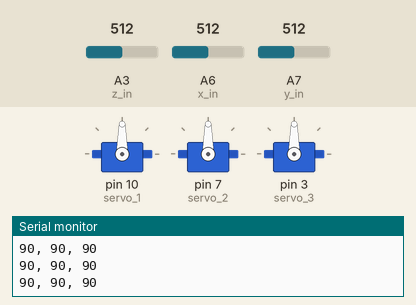
The sketch below on a simulated Arduino Nano, built with avr-gcc and run on an emulated ATmega328P. On the bench: 3 × servo, the last lines printed to the serial monitor. The test bench sets the inputs (shaded band); at power-on: A3 (z_in) = 512, A6 (x_in) = 512, A7 (y_in) = 512.

Above: at 1.3 s.
1.4 s: A3 (z_in) set to 601
2.9 s: A3 (z_in) set to 632
At 3.09 s:
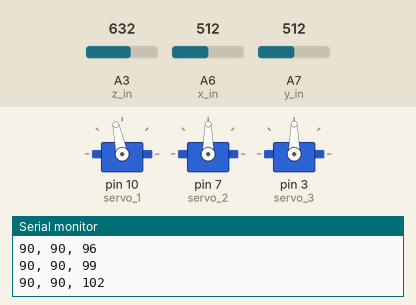
At 5.5 s:
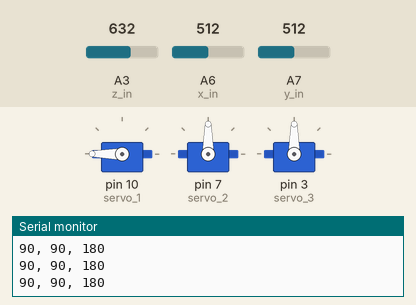
5.9 s: A6 (x_in) set to 605
7.4 s: A6 (x_in) set to 623
At 9.6 s:
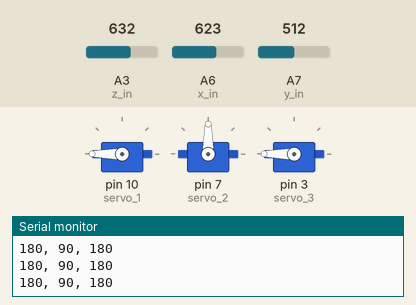
10.4 s: A7 (y_in) set to 597
11.9 s: A7 (y_in) set to 629
At 14.5 s:
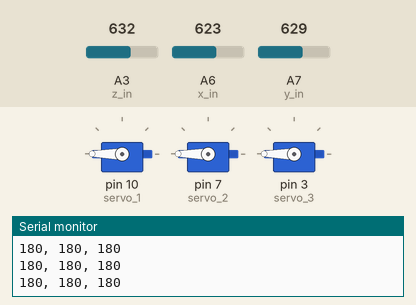
Timing chart, 0 to 15.9 s (numbered marks = the images above; inputs shaded):
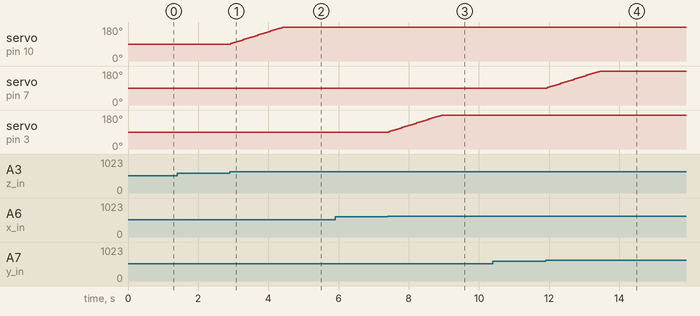

Measured:
- the behaviour switches between 614 and 615 on A3 (z_in) (found by bisection; images 0 and 1)
- the behaviour switches between 614 and 615 on A6 (x_in) (found by bisection; images 2 and 3)
- the behaviour switches between 614 and 615 on A7 (y_in) (found by bisection; images 3 and 4)
- after the input at 2.9 s, servo on pin 10 (servo_1): moves from 90° to 180° over 1.5 s, starting at once
- after the input at 7.4 s, servo on pin 3 (servo_3): moves from 90° to 180° over 1.5 s, starting at once
- after the input at 11.9 s, servo on pin 7 (servo_2): moves from 90° to 180° over 1.5 s, starting after 0.05 s

The sketch:

robotarm.ino
```cpp
#include <Servo.h>

Servo servo_1;
Servo servo_2;
Servo servo_3;

byte const x_in = A6;
byte const y_in = A7;
byte const z_in = A3;

word x_read = 0;
word y_read = 0;
word z_read = 0;

word x_base = 0;
word y_base = 0;
word z_base = 0;

int x = 90;
int y = 90;
int z = 90;

unsigned long prev_millis = 0;

void setup() {
	servo_1.attach(10);
	servo_2.attach(7);
	servo_3.attach(3);

	pinMode(x_in, INPUT);
	pinMode(y_in, INPUT);
	pinMode(z_in, INPUT_PULLUP);

	for (unsigned i = 0; i < 20; ++i) {
		delay(5);
		x_base += analogRead(x_in);
		y_base += analogRead(y_in);
		z_base += analogRead(z_in);
	}

	x_base /= 20;
	y_base /= 20;
	z_base /= 20;

	x_read = x_base;
	y_read = y_base;
	z_read = z_base;

	Serial.begin(9600);
}

void loop() {
	if (millis() - prev_millis > 50) {
		prev_millis = millis();

		x_read = analogRead(x_in);
		if (x_read > x_base*1.2)
			x = min(x + 3, 180);
		else if (x_read < x_base*0.8)
		  x = max(x - 3, 0);
		Serial.print(x); Serial.print(", ");

		y_read = analogRead(y_in);
		if (y_read > y_base*1.2)
			y = min(y + 3, 180);
		else if (y_read < y_base*0.8)
		  y = max(y - 3, 0);
		Serial.print(y); Serial.print(", ");

		z_read = analogRead(z_in);
		if (z_read > z_base*1.2)
			z = min(z + 3, 180);
		else if (z_read < z_base*0.8)
		  z = max(z - 3, 0);
		Serial.println(z);

		servo_1.write(z);
		servo_2.write(y);
		servo_3.write(x);
	}

	delay(2);
}
```
